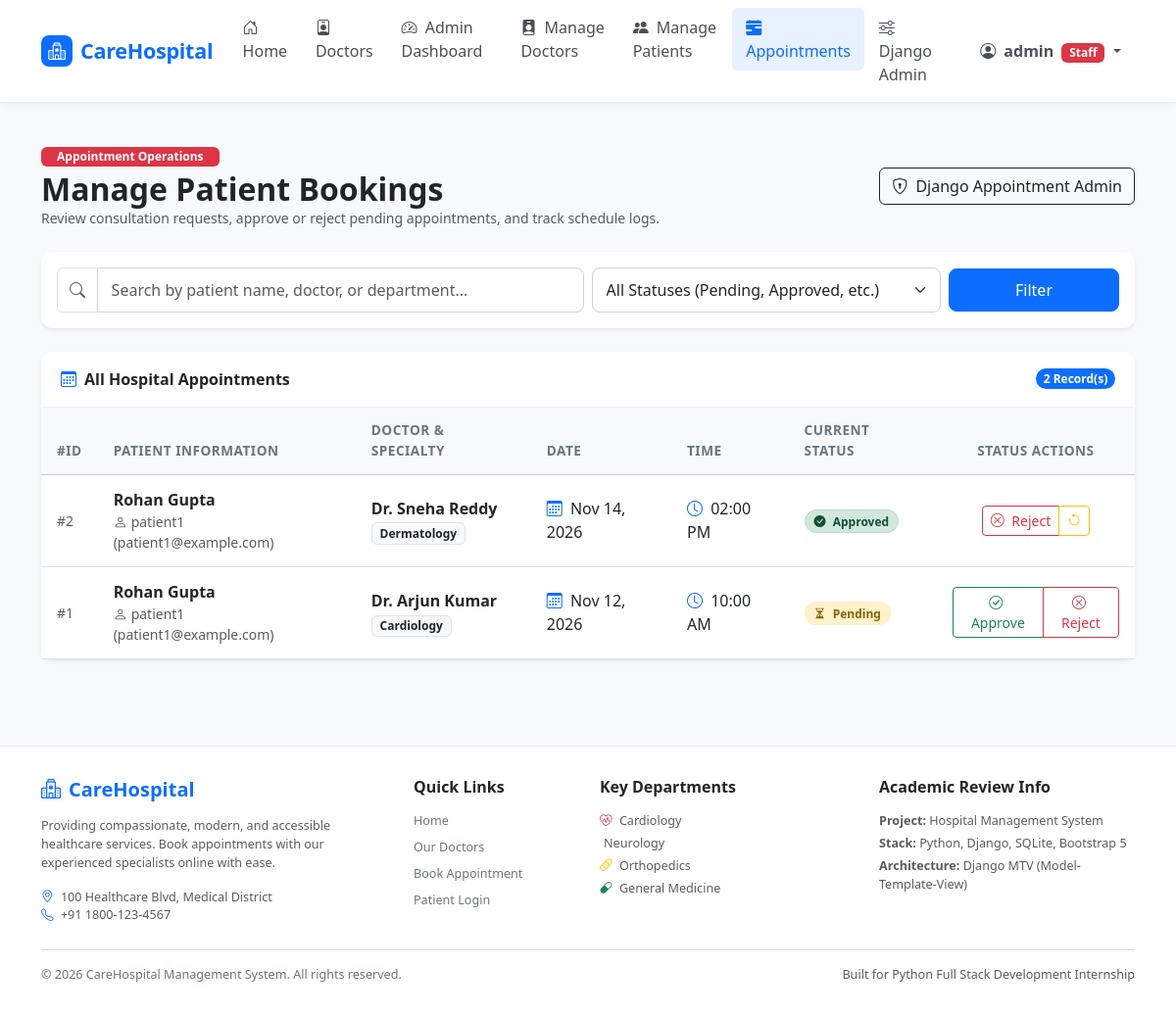
The app's page /custom-admin/appointments/ (signed in) with its own data.
### management/models.py (models this page shows, shortened)
class Appointment(models.Model):
    STATUS_CHOICES = [
        ('Pending', 'Pending'),
        ('Approved', 'Approved'),
        ('Rejected', 'Rejected'),
        ('Cancelled', 'Cancelled'),
    ]
    patient = models.ForeignKey(User, on_delete=models.CASCADE, related_name='appointments')
    doctor = models.ForeignKey(Doctor, on_delete=models.CASCADE, related_name='appointments')
    appointment_date = models.DateField()
    appointment_time = models.TimeField()
    status = models.CharField(max_length=20, choices=STATUS_CHOICES, default='Pending')
    created_at = models.DateTimeField(auto_now_add=True)
    class Meta:
        unique_together = ('doctor', 'appointment_date', 'appointment_time')
        ordering = ['-appointment_date', '-appointment_time']

class Doctor(models.Model):
    name = models.CharField(max_length=100)
    department = models.CharField(max_length=100)
    email = models.EmailField()
    phone = models.CharField(max_length=20)
    consultation_fee = models.DecimalField(max_digits=10, decimal_places=2)
    available = models.BooleanField(default=True)
    class Meta:
        ordering = ['name']

### management/views.py (the view, shortened to what this page needs)
# urls.py: path('custom-admin/appointments/', views.admin_appointments_view, name='admin_appointments'),
@staff_member_required
def admin_appointments_view(request):
    status_filter = request.GET.get('status', '').strip()
    query = request.GET.get('q', '').strip()
    appointments = Appointment.objects.select_related('patient', 'doctor').order_by('-appointment_date', '-appointment_time')
    if status_filter:
        appointments = appointments.filter(status=status_filter)
    context = {
        'appointments': appointments,
        'selected_status': status_filter,
        'search_query': query,
    }
    return render(request, 'management/admin_appointments.html', context)

### management/templates/management/admin_appointments.html (shortened to what this page needs)
{% extends 'management/base.html' %}
{% load static %}
{% block content %}
<div class="container py-4">
    <div class="d-flex flex-wrap justify-content-between align-items-center mb-4">
        <div>
            <span class="badge bg-danger text-white fw-semibold px-3 py-1 mb-1">Appointment Operations</span>
            <h2 class="fw-bold text-dark mb-0">Manage Patient Bookings</h2>
            <p class="text-muted small mb-0">Review consultation requests, approve or reject pending appointments, and track schedule logs.</p>
        </div>
        <div class="mt-3 mt-md-0">
            <a href="/admin/management/appointment/" target="_blank" class="btn btn-outline-dark">
                <i class="bi bi-shield-lock me-1"></i> Django Appointment Admin
            </a>
        </div>
    </div>
    <div class="card p-3 mb-4 border-0 shadow-sm">
        <form method="GET" class="row g-2 align-items-center">
            <div class="col-md-6">
                <div class="input-group">
                    <span class="input-group-text bg-white text-muted"><i class="bi bi-search"></i></span>
                    <input type="text" name="q" class="form-control" placeholder="Search by patient name, doctor, or department..." value="{{ search_query }}">
                </div>
            </div>
            <div class="col-md-4">
                <select name="status" class="form-select">
                    <option value="">All Statuses (Pending, Approved, etc.)</option>
                </select>
            </div>
            <div class="col-md-2 d-grid">
                <button type="submit" class="btn btn-primary">Filter</button>
            </div>
        </form>
    </div>
    <div class="card border-0 shadow-sm">
        <div class="card-header d-flex justify-content-between align-items-center">
            <span class="fw-semibold"><i class="bi bi-calendar3 me-2 text-primary"></i>All Hospital Appointments</span>
            <span class="badge bg-primary rounded-pill">{{ appointments|length }} Record(s)</span>
        </div>
        <div class="card-body p-0">
            <div class="table-responsive">
                <table class="table table-hover align-middle mb-0">
                    <thead class="table-light">
                        <tr>
                            <th>#ID</th>
                            <th>Patient Information</th>
                            <th>Doctor & Specialty</th>
                            <th>Date</th>
                            <th>Time</th>
                            <th>Current Status</th>
                            <th class="text-center" style="min-width: 180px;">Status Actions</th>
                        </tr>
                    </thead>
                    <tbody>
                        {% for app in appointments %}
                        <tr>
                            <td class="text-muted small">#{{ app.id }}</td>
                            <td>
                                <div class="fw-bold text-dark">
                                    {% if app.patient.first_name %}{{ app.patient.first_name }} {{ app.patient.last_name }}{% else %}{{ app.patient.username }}{% endif %}
                                </div>
                                <div class="small text-muted"><i class="bi bi-person me-1"></i>{{ app.patient.username }} ({{ app.patient.email }})</div>
                            </td>
                            <td>
                                <div class="fw-semibold text-dark">{{ app.doctor.name }}</div>
                                <span class="badge bg-light text-dark border small">{{ app.doctor.department }}</span>
                            </td>
                            <td class="fw-medium text-dark">
                                <i class="bi bi-calendar3 me-1 text-primary"></i>
                                {{ app.appointment_date|date:"M d, Y" }}
                            </td>
                            <td class="fw-medium text-dark">
                                <i class="bi bi-clock me-1 text-primary"></i>
                                {{ app.appointment_time|time:"h:i A" }}
                            </td>
                            <td>
                                {% if app.status == 'Pending' %}
                                    <span class="badge badge-status-pending rounded-pill">
                                        <i class="bi bi-hourglass-split me-1"></i> Pending
                                    </span>
                                {% elif app.status == 'Approved' %}
                                    <span class="badge badge-status-approved rounded-pill">
                                        <i class="bi bi-check-circle-fill me-1"></i> Approved
                                    </span>
                                {% elif app.status == 'Rejected' %}
                                    <span class="badge badge-status-rejected rounded-pill">
                                        <i class="bi bi-x-circle-fill me-1"></i> Rejected
                                    </span>
                                {% else %}
                                    <span class="badge badge-status-cancelled rounded-pill">
                                        <i class="bi bi-slash-circle me-1"></i> Cancelled
                                    </span>
                                {% endif %}
                            </td>
                            <td class="text-center">
                                <div class="btn-group btn-group-sm" role="group">
                                    {% if app.status != 'Approved' %}
                                    <a href="{% url 'admin_update_status' app.id 'Approved' %}" class="btn btn-outline-success" title="Approve Appointment">
                                        <i class="bi bi-check-circle me-1"></i> Approve
                                    </a>
                                    {% endif %}
                                    {% if app.status != 'Rejected' %}
                                    <a href="{% url 'admin_update_status' app.id 'Rejected' %}" class="btn btn-outline-danger" title="Reject Appointment">
                                        <i class="bi bi-x-circle me-1"></i> Reject
                                    </a>
                                    {% endif %}
                                    {% if app.status != 'Pending' %}
                                    <a href="{% url 'admin_update_status' app.id 'Pending' %}" class="btn btn-outline-warning" title="Reset to Pending">
                                        <i class="bi bi-arrow-counterclockwise"></i>
                                    </a>
                                    {% endif %}
                                </div>
                            </td>
                        </tr>
                        {% endfor %}
                    </tbody>
                </table>
            </div>
        </div>
    </div>
</div>
{% endblock %}

### management/templates/management/base.html (shortened to what this page needs)
{% load static %}
<!DOCTYPE html>
<html lang="en">
<head>
    <link href="https://cdn.jsdelivr.net/npm/bootstrap@5.3.3/dist/css/bootstrap.min.css" rel="stylesheet">
    <link href="https://cdn.jsdelivr.net/npm/bootstrap-icons@1.11.3/font/bootstrap-icons.min.css" rel="stylesheet">
    <link rel="stylesheet" href="{% static 'management/css/style.css' %}">
</head>
<body>
    <nav class="navbar navbar-expand-lg sticky-top">
        <div class="container">
            <a class="navbar-brand d-flex align-items-center" href="{% url 'home' %}">
                <span class="brand-icon"><i class="bi bi-hospital"></i></span>
                <span>CareHospital</span>
            </a>
            <div class="collapse navbar-collapse" id="navbarContent">
                <ul class="navbar-nav me-auto mb-2 mb-lg-0">
                    <li class="nav-item">
                        <a class="nav-link {% if request.resolver_match.url_name == 'home' %}active{% endif %}" href="{% url 'home' %}">
                            <i class="bi bi-house-door me-1"></i> Home
                        </a>
                    </li>
                    <li class="nav-item">
                        <a class="nav-link {% if request.resolver_match.url_name == 'doctors' %}active{% endif %}" href="{% url 'doctors' %}">
                            <i class="bi bi-person-badge me-1"></i> Doctors
                        </a>
                    </li>
                    {% if user.is_authenticated and user.is_staff %}
                    <li class="nav-item">
                        <a class="nav-link {% if request.resolver_match.url_name == 'admin_dashboard' %}active{% endif %}" href="{% url 'admin_dashboard' %}">
                            <i class="bi bi-speedometer2 me-1"></i> Admin Dashboard
                        </a>
                    </li>
                    <li class="nav-item">
                        <a class="nav-link {% if request.resolver_match.url_name == 'admin_doctors' %}active{% endif %}" href="{% url 'admin_doctors' %}">
                            <i class="bi bi-person-badge-fill me-1"></i> Manage Doctors
                        </a>
                    </li>
                    <li class="nav-item">
                        <a class="nav-link {% if request.resolver_match.url_name == 'admin_patients' %}active{% endif %}" href="{% url 'admin_patients' %}">
                            <i class="bi bi-people-fill me-1"></i> Manage Patients
                        </a>
                    </li>
                    <li class="nav-item">
                        <a class="nav-link {% if request.resolver_match.url_name == 'admin_appointments' %}active{% endif %}" href="{% url 'admin_appointments' %}">
                            <i class="bi bi-calendar-range-fill me-1"></i> Appointments
                        </a>
                    </li>
                    <li class="nav-item">
                        <a class="nav-link" href="/admin/" target="_blank">
                            <i class="bi bi-sliders me-1"></i> Django Admin
                        </a>
                    </li>
                    {% endif %}
                </ul>
                <ul class="navbar-nav ms-auto mb-2 mb-lg-0 align-items-lg-center">
                    {% if user.is_authenticated %}
                    <li class="nav-item dropdown">
                        <a class="nav-link dropdown-toggle text-primary fw-semibold" href="#" role="button" data-bs-toggle="dropdown" aria-expanded="false">
                            <i class="bi bi-person-circle me-1"></i>
                            {% if user.first_name %}{{ user.first_name }}{% else %}{{ user.username }}{% endif %}
                            {% if user.is_staff %}<span class="badge bg-danger ms-1">Staff</span>{% endif %}
                        </a>
                    </li>
                    {% endif %}
                </ul>
            </div>
        </div>
    </nav>
    <main>
        {% block content %}{% endblock %}
    </main>
    <footer>
        <div class="container">
            <div class="row g-4 mb-4">
                <div class="col-lg-4 col-md-6">
                    <h5 class="text-primary fw-bold mb-3">
                        <i class="bi bi-hospital me-2"></i>CareHospital
                    </h5>
                    <p class="text-muted small">
                        Providing compassionate, modern, and accessible healthcare services. Book appointments with our experienced specialists online with ease.
                    </p>
                    <p class="small text-muted mb-0">
                        <i class="bi bi-geo-alt me-1 text-primary"></i> 100 Healthcare Blvd, Medical District
                    </p>
                    <p class="small text-muted mb-0">
                        <i class="bi bi-telephone me-1 text-primary"></i> +91 1800-123-4567
                    </p>
                </div>
                <div class="col-lg-2 col-md-6">
                    <h6 class="fw-bold mb-3 text-dark">Quick Links</h6>
                    <ul class="list-unstyled small">
                        <li class="mb-2"><a href="{% url 'home' %}">Home</a></li>
                        <li class="mb-2"><a href="{% url 'doctors' %}">Our Doctors</a></li>
                        <li class="mb-2"><a href="{% url 'book_appointment' %}">Book Appointment</a></li>
                        <li class="mb-2"><a href="{% url 'login' %}">Patient Login</a></li>
                    </ul>
                </div>
                <div class="col-lg-3 col-md-6">
                    <h6 class="fw-bold mb-3 text-dark">Key Departments</h6>
                    <ul class="list-unstyled small">
                        <li class="mb-1 text-muted"><i class="bi bi-heart-pulse text-danger me-1"></i> Cardiology</li>
                        <li class="mb-1 text-muted"> Neurology</li>
                        <li class="mb-1 text-muted"><i class="bi bi-bandaid text-warning me-1"></i> Orthopedics</li>
                        <li class="mb-1 text-muted"><i class="bi bi-capsule text-success me-1"></i> General Medicine</li>
                    </ul>
                </div>
                <div class="col-lg-3 col-md-6">
                    <h6 class="fw-bold mb-3 text-dark">Academic Review Info</h6>
                    <p class="small text-muted mb-1"><strong>Project:</strong> Hospital Management System</p>
                    <p class="small text-muted mb-1"><strong>Stack:</strong> Python, Django, SQLite, Bootstrap 5</p>
                    <p class="small text-muted mb-0"><strong>Architecture:</strong> Django MTV (Model-Template-View)</p>
                </div>
            </div>
            <hr class="my-3 text-secondary">
            <div class="row align-items-center">
                <div class="col-md-6 text-center text-md-start small">
                    &copy; 2026 CareHospital Management System. All rights reserved.
                </div>
                <div class="col-md-6 text-center text-md-end small text-muted">
                    Built for Python Full Stack Development Internship
                </div>
            </div>
        </div>
    </footer>
</body>
</html>

### records on screen
Appointment: id "2", patient.first_name "Rohan", patient.last_name "Gupta", patient.username "patient1", patient.email "patient1@example.com", doctor.name "Dr. Sneha Reddy", doctor.department "Dermatology", appointment_date "Nov 14, 2026", appointment_time "02:00 PM", status "Approved" (drawn)
Appointment: id "1", patient.first_name "Rohan", patient.last_name "Gupta", patient.username "patient1", patient.email "patient1@example.com", doctor.name "Dr. Arjun Kumar", doctor.department "Cardiology", appointment_date "Nov 12, 2026", appointment_time "10:00 AM", status "Pending" (drawn)

### other values on screen
{{ user.username }} "admin"
{{ appointments|length }} "2"
